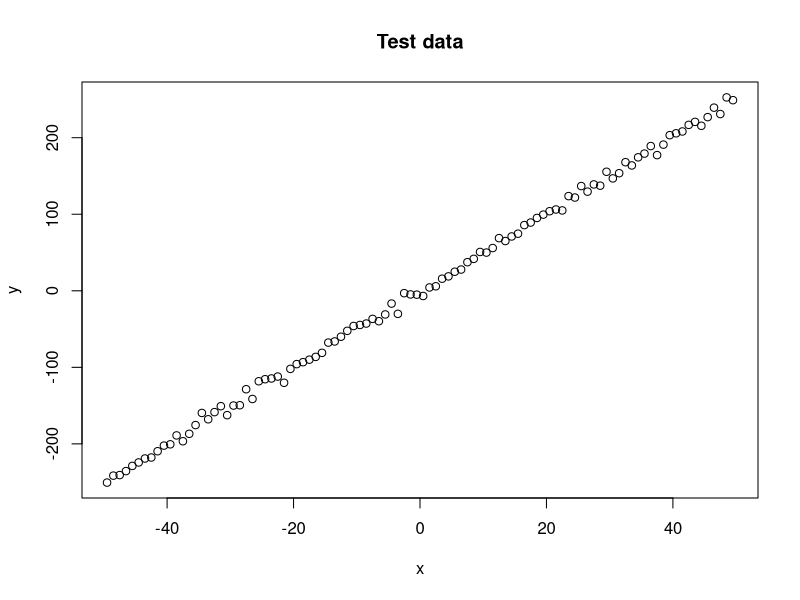
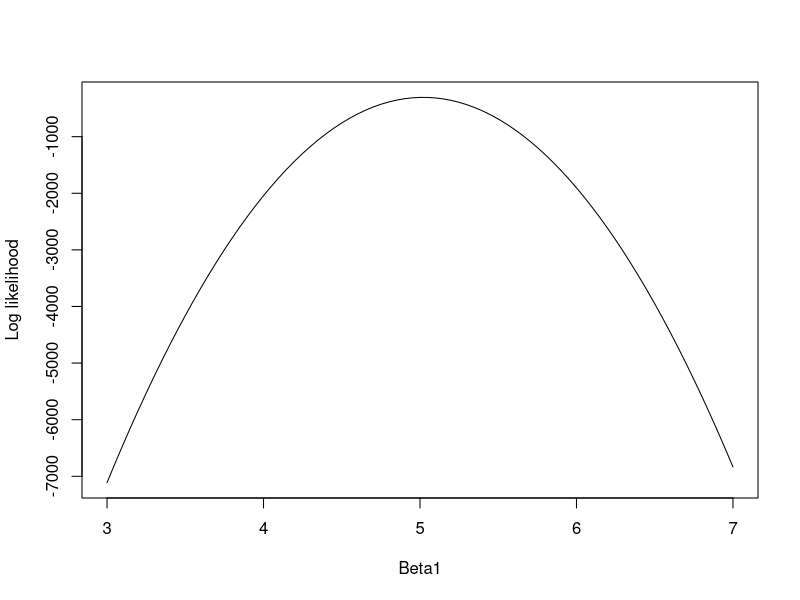
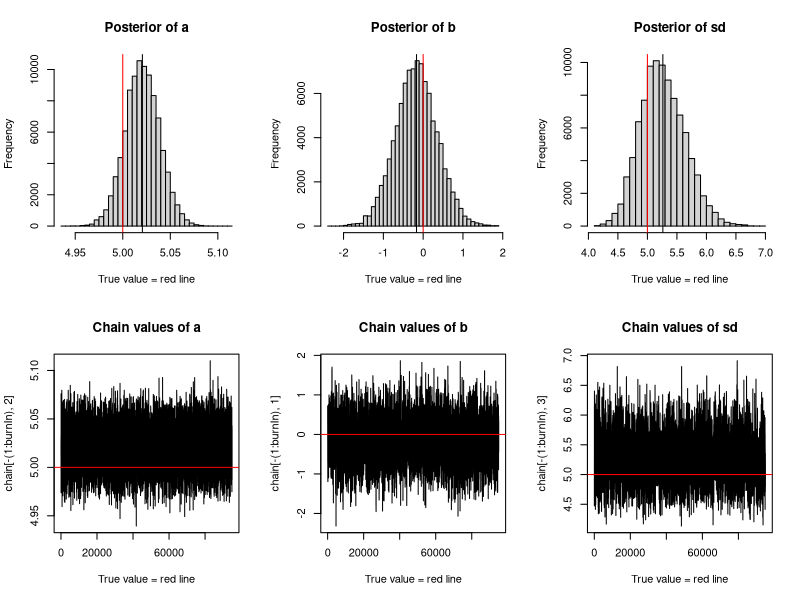

R code for these plots, in order:
# This script describes step by step implementation of Metropolis-Hastings MCMC

beta0 <- 0
beta1 <- 5
trueSD <- 5
sampleSize <- 100

## Generate data
#x <- rnorm(sampleSize)
x <- (-(sampleSize-1)/2):((sampleSize-1)/2)
y <- beta0 + beta1 * x + rnorm(n = sampleSize, sd = trueSD)
plot(x, y, main = "Test data")

## Compute likelihoods by sampling from the probability densities
likelihood <- function(params){
	beta0 <- params[1]
	beta1 <- params[2]
	sd <- params[3]

	# Predictions
	preds <- beta0 + beta1 * x
	logll <- dnorm(y, mean = preds, sd = sd, log = TRUE)
	sumlogll <- sum(logll)
	return(sumlogll)
}

likelihood(c(0, 5, 5))

## Plot loglikehood profiles example
beta1_vals <- seq(3, 7, by = 0.05)
slopellhoods <- lapply(beta1_vals, function(b){
		return(likelihood(c(beta0, b, trueSD)))
	}
)

plot(data.frame(beta = beta1_vals, ll = unlist(slopellhoods)), type = "l", xlab = "Beta1", y = "Log likelihood")

## Define priopr distribution
prior <- function(params){
	beta0 <- params[1]
	beta1 <- params[2]
	sd <- params[3]
	beta0_prior <- dnorm(beta0, sd = 5, log = TRUE)
	beta1_prior <- dunif(beta1, min = 0, max = 10, log = TRUE)
	sd_prior <- dunif(sd, min = 0, max = 30, log = TRUE)
	return(sum(beta0_prior, beta1_prior, sd_prior))
}
prior(c(0, 5, 10))

## Define posterior
posterior <- function(params){
	return(likelihood(params) + prior(params))
}
posterior(c(0, 5, 10))

## Metropolis Algorithm
target <- function(params){
	return(rnorm(3, mean = params, sd = c(0.5, 0.1, 0.3)))
}

metropolisMCMC <- function(startvalue, iters){
	chain <- array(dim = c(iters + 1, 3))
	chain[1, ] = startvalue
	for (i in 1:iters){
		proposal <- target(chain[i, ])
		prob <- exp(posterior(proposal) - posterior(chain[i, ]))
		if (runif(1) < prob){
			chain[i + 1, ] <- proposal
		}else{
			chain[i+1, ] <- chain[i, ]
		}
	}
	return(chain)
}

startvalue <- c(0, 4, 10)
chain <- metropolisMCMC(startvalue, 100000)

burnIn = 5000
acceptance = 1-mean(duplicated(chain[-(1:burnIn),]))
acceptance

## Plot
par(mfrow = c(2,3))
hist(chain[-(1:burnIn),2],nclass=30, , main="Posterior of a", xlab="True value = red line" )
abline(v = mean(chain[-(1:burnIn),2]))
abline(v = beta1, col="red" )
hist(chain[-(1:burnIn),1],nclass=30, main="Posterior of b", xlab="True value = red line")
abline(v = mean(chain[-(1:burnIn),1]))
abline(v = beta0, col="red" )
hist(chain[-(1:burnIn),3],nclass=30, main="Posterior of sd", xlab="True value = red line")
abline(v = mean(chain[-(1:burnIn),3]) )
abline(v = trueSD, col="red" )
plot(chain[-(1:burnIn),2], type = "l", xlab="True value = red line" , main = "Chain values of a", )
abline(h = beta1, col="red" )
plot(chain[-(1:burnIn),1], type = "l", xlab="True value = red line" , main = "Chain values of b", )
abline(h = beta0, col="red" )
plot(chain[-(1:burnIn),3], type = "l", xlab="True value = red line" , main = "Chain values of sd", )
abline(h = trueSD, col="red" )

# for comparison:
summary(lm(y~x))


